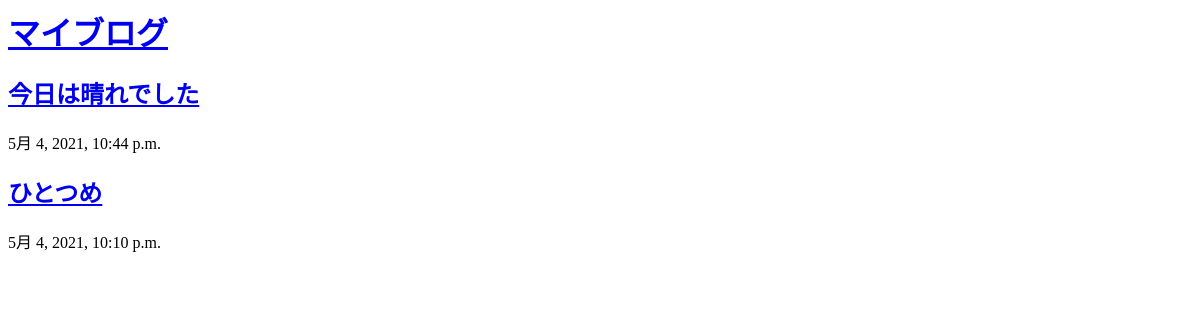
Before: / with the older database file.
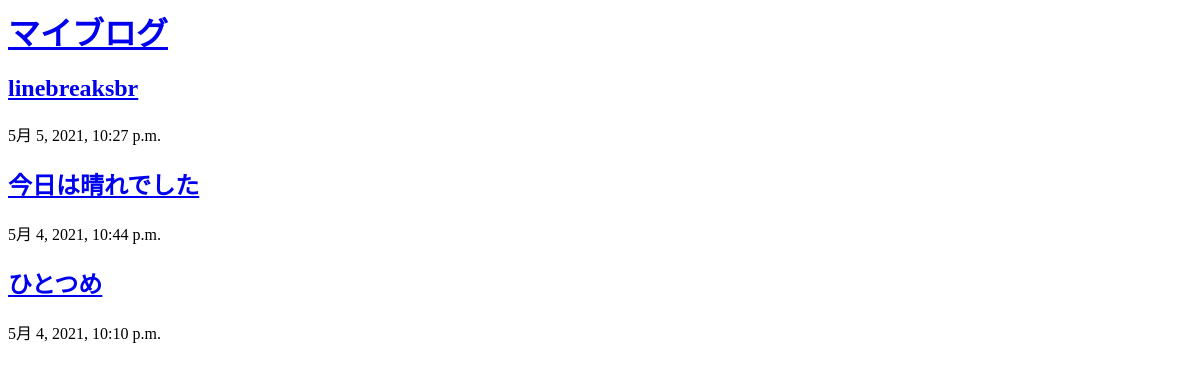
After: the same page with the newer database file.
### blog/models.py (models this page shows)
class Post(models.Model):
    title = models.CharField(
        "タイトル", max_length=100,
    )
    body = models.TextField("本文")
    created_at = models.DateTimeField(
        "作成日時", auto_now_add=True,
    )

### blog/views.py (the view)
class PostListView(ListView):
    model = Post
    ordering = "-created_at"
    template_name = "post_list.html"
    context_object_name = "posts"

### blog/templates/post_list.html (shortened to what this page needs)
{% extends 'base.html' %}
{% block content %}
    {% for post in posts %}
        <div>
            <h2>
                <a href="{% url 'post_detail' post.id %}">
                    {{ post.title }}
                </a>
            </h2>
            <p>{{ post.created_at }}</p>
        </div>
    {% endfor %}
{% endblock %}

### blog/templates/base.html (shortened to what this page needs)
<html lang="ja">
<head>
</head>
<body>
<div>
    <h1>
        <a href="{% url 'post_list' %}">
            マイブログ
        </a>
    </h1>
</div>
{% block content %}
{% endblock %}
</body>
</html>

Changed rows visible on the page:
added Post: title "linebreaksbr", created_at "5月 5, 2021, 10:27 p.m."
